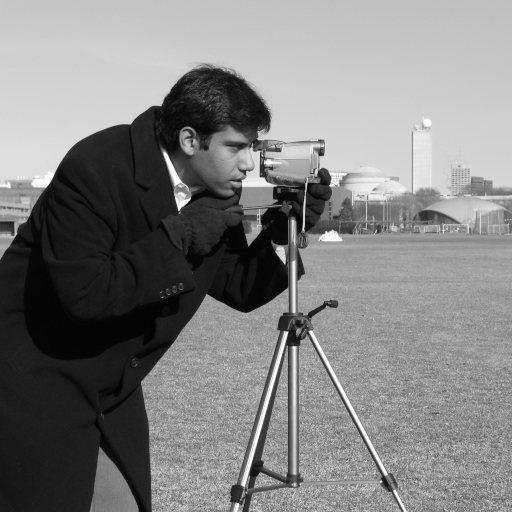
#> input picture lab01/cameraman.tif, 512 x 512 px, found by its file name
$ jupyter execute Lab1_ARTI403_Image_Processing.ipynb
#> lines starting #> are read from the running program, lines starting #| are printed output that depends on the picture; after the words box and inside, x2 and y2 are one past the last pixel; in counts of white or black regions, pixels touching at a corner belong together; long printed decimals are rounded
# ARTI403 – Image Processing
## Lab 1: Basics of Programming with Python – Image Loading, Visualization, Storage, and Array Operations

**Outcome #1:** Explain how digital images are represented and manipulated in a computer.

**Student Name:** *(Abdullah Hejji Alnuwaysir)*
**Course:** ARTI403 – Image Processing
**Lab:** Lab 1

## Task #1: Exercise with Spyder (Python Basics)

A quick warm-up with core Python / NumPy syntax before moving to image work.

[cell 1]
# Basic Python / NumPy warm-up exercise (Task #1)
import numpy as np

# simple variables and operations
a = 10
b = 3
print("a + b =", a + b)
print("a / b =", a / b)
print("a // b =", a // b)
print("a % b =", a % b)

# a small NumPy array to warm up
warmup = np.arange(1, 11)
print("\nArray:", warmup)
print("Sum:", warmup.sum())
print("Mean:", warmup.mean())
print("Reshaped (2x5):\n", warmup.reshape(2, 5))

## Task #2: Loading and Visualizing Images

### a) Loading/reading an image using OpenCV

[cell 2]
import cv2
import matplotlib.pyplot as plt

img = cv2.imread('images/cameraman.tif')  # Load the image data into a NumPy array
#> img is the input picture: shape (512, 512, 3); min 0, max 255, mean 129.1
plt.imshow(img)
plt.title("Loaded with OpenCV (BGR)")
plt.axis('off')
plt.show()

> **Note:** OpenCV loads images in **BGR** order (not RGB), so colors can look slightly
> off when displayed directly with Matplotlib. This is expected and is explained further below.

### b) Loading/reading image using PIL

[cell 3]
from PIL import Image
import matplotlib.pyplot as plt
import matplotlib.cm as cm

img2 = Image.open('images/lena_gray_256.tif')  # load image into a PIL Image object
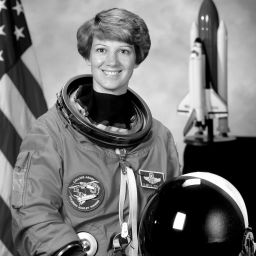
#> input picture lab01/lena_gray_256.tif, 256 x 256 px, found by its file name
#> img2 is the input picture: PIL image 256x256 L; min 0, max 255, mean 115.5
plt.imshow(img2, cmap=cm.Greys_r)
plt.title("Loaded with PIL (grayscale)")
plt.axis('off')
plt.show()

## Task #3: Image Storing

### a) Saving image to disk using OpenCV

[cell 4]
cv2.imwrite('new_image.jpg', img)
print("Saved 'new_image.jpg' using OpenCV")

### b) Saving an image to disk using PIL

[cell 5]
img2.save('new_image2.jpg')
print("Saved 'new_image2.jpg' using PIL")

## Task #4: Display Image as an Array

[cell 6]
print("Shape of img (OpenCV array):", img.shape)  # Note: img loaded using OpenCV is a NumPy array
#| Shape of img (OpenCV array): (512, 512, 3)
print(img)
#> (printed output is left out)

[cell 7]
import numpy as np

# Convert the PIL image to a NumPy array
img_array = np.array(img2)

# Print the array
print("Shape of img_array (from PIL):", img_array.shape)
#| Shape of img_array (from PIL): (256, 256)
print(img_array)
#> (printed output is left out)

## 4- Assessment: NumPy Array Operations on the Image

The manual states: *"The student will be asked to perform different operations on the array
using the NumPy library."* Below is a set of common operations performed on `img_array`
(the grayscale image loaded via PIL), covering shape/type inspection, indexing & slicing,
arithmetic, geometric transforms, and basic statistics.

### 1) Basic inspection

[cell 8]
print("Shape :", img_array.shape)
#| Shape : (256, 256)
print("Dtype :", img_array.dtype)
#| Dtype : uint8
print("Size (total pixels):", img_array.size)
#| Size (total pixels): 65536
print("Number of dimensions:", img_array.ndim)
#| Number of dimensions: 2

### 2) Indexing & slicing (crop a region + extract a single pixel)

[cell 9]
# Value of a single pixel at row 100, column 100
pixel_value = img_array[100, 100]
#> pixel_value = 9
print("Pixel value at (100, 100):", pixel_value)
#| Pixel value at (100, 100): 9

# Crop the top-left 100x100 region
cropped = img_array[0:100, 0:100]
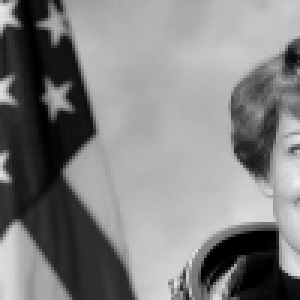
#> cropped: shape (100, 100) (shown 3 times larger); min 0, max 239, mean 129.8
print("Cropped shape:", cropped.shape)
#| Cropped shape: (100, 100)

plt.imshow(cropped, cmap=cm.Greys_r)
plt.title("Cropped region (100x100)")
plt.axis('off')
plt.show()

### 3) Flipping and rotating the array

[cell 10]
flipped_horizontal = np.fliplr(img_array)   # flip left-right
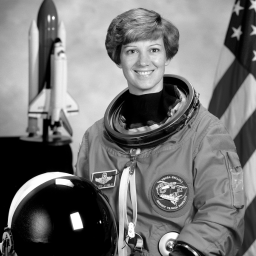
#> flipped_horizontal: shape (256, 256); min 0, max 255, mean 115.5
flipped_vertical = np.flipud(img_array)      # flip top-bottom
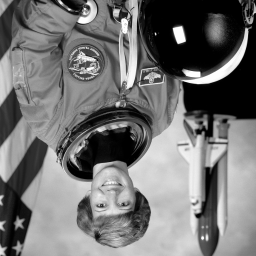
#> flipped_vertical: shape (256, 256); min 0, max 255, mean 115.5
rotated_90 = np.rot90(img_array)             # rotate 90 degrees
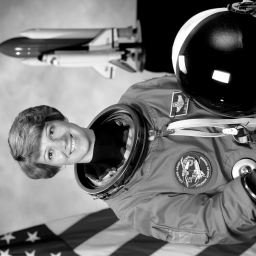
#> rotated_90: shape (256, 256); min 0, max 255, mean 115.5

fig, axes = plt.subplots(1, 3, figsize=(12, 4))
axes[0].imshow(flipped_horizontal, cmap=cm.Greys_r); axes[0].set_title("Flipped (horizontal)"); axes[0].axis('off')
axes[1].imshow(flipped_vertical, cmap=cm.Greys_r); axes[1].set_title("Flipped (vertical)"); axes[1].axis('off')
axes[2].imshow(rotated_90, cmap=cm.Greys_r); axes[2].set_title("Rotated 90 degrees"); axes[2].axis('off')
plt.tight_layout()
plt.show()

### 4) Arithmetic operations (brightness adjustment)

[cell 11]
# Increase brightness by adding a constant, using np.clip to stay within [0, 255]
brighter = np.clip(img_array.astype(int) + 60, 0, 255).astype(np.uint8)
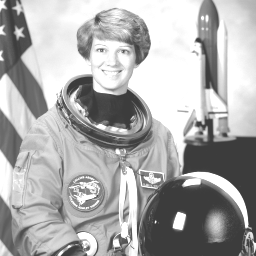
#> brighter: shape (256, 256); min 60, max 255, mean 172.6

# Decrease brightness
darker = np.clip(img_array.astype(int) - 60, 0, 255).astype(np.uint8)
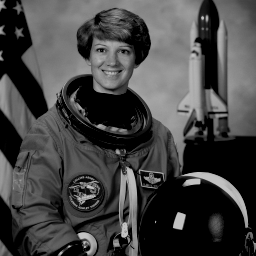
#> darker: shape (256, 256); min 0, max 195, mean 67.9

fig, axes = plt.subplots(1, 3, figsize=(12, 4))
axes[0].imshow(img_array, cmap=cm.Greys_r); axes[0].set_title("Original"); axes[0].axis('off')
axes[1].imshow(brighter, cmap=cm.Greys_r); axes[1].set_title("Brighter (+60)"); axes[1].axis('off')
axes[2].imshow(darker, cmap=cm.Greys_r); axes[2].set_title("Darker (-60)"); axes[2].axis('off')
plt.tight_layout()
plt.show()

### 5) Thresholding (binary image)

[cell 12]
threshold = 128
binary_image = np.where(img_array > threshold, 255, 0).astype(np.uint8)
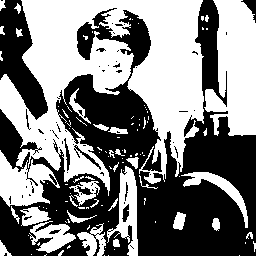
#> binary_image: shape (256, 256); 50.3% white; 69 black regions (58 under 20 px), largest, box (x1, y1, x2, y2) and area: (0, 0, 256, 256) 28917, (0, 0, 48, 120) 2808, (241, 0, 256, 23) 134

plt.imshow(binary_image, cmap=cm.Greys_r)
plt.title(f"Binary image (threshold = {threshold})")
plt.axis('off')
plt.show()

### 6) Basic statistics on the array

[cell 13]
print("Minimum pixel value :", img_array.min())
#| Minimum pixel value : 0
print("Maximum pixel value :", img_array.max())
#| Maximum pixel value : 255
print("Mean pixel value     :", img_array.mean())
#| Mean pixel value     : 115.516
print("Standard deviation   :", img_array.std())
#| Standard deviation   : 74.491
